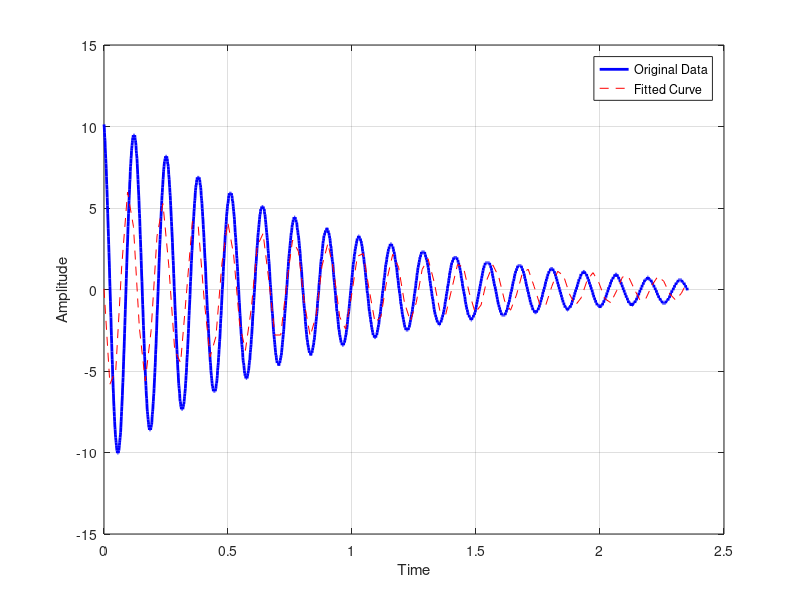

This figure's MATLAB source:
%
% By Alexandros Panagiotakopoulos
%
D = load('Stashu Kozlowski DHM.mat');                                           % File Attached
x = D.x*500;
y = D.y*8;
y = detrend(y);                                                                 % Remove Linear Trend
yu = max(y);
yl = min(y);
yr = (yu-yl);                                                                   % Range of ‘y’
yz = y-yu+(yr/2);
zci = @(v) find(v(:).*circshift(v(:), [-1 0]) <= 0);                            % Returns Approximate Zero-Crossing Indices Of Argument Vector
zt = x(zci(y));
per = 2*mean(diff(zt));                                                         % Estimate period
ym = mean(y);                                                                   % Estimate offset
fit = @(b,x)  b(1) .* exp(b(2).*x) .* (sin(2*pi*x./b(3) + 2*pi/b(4))) + b(5);   % Objective Function to fit
fcn = @(b) norm(fit(b,x) - y);                                                  % Least-Squares cost function
[s,nmrs] = fminsearch(fcn, [yr; -10;  per;  -1;  ym])                           % Minimise Least-Squares
xp = linspace(min(x),max(x), 100);
figure
plot(x,y,'b', 'LineWidth',2)
hold on
plot(xp,fit(s,xp), '--r')
hold off
grid
xlabel('Time')
ylabel('Amplitude')
legend('Original Data',  'Fitted Curve')
